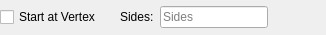
<?xml version="1.0" encoding="UTF-8"?>
<ui version="4.0">
 <class>Form</class>
 <widget class="QWidget" name="Form">
  <property name="windowModality">
   <enum>Qt::NonModal</enum>
  </property>
  <property name="geometry">
   <rect>
    <x>0</x>
    <y>0</y>
    <width>326</width>
    <height>35</height>
   </rect>
  </property>
  <property name="sizePolicy">
   <sizepolicy hsizetype="Fixed" vsizetype="Fixed">
    <horstretch>0</horstretch>
    <verstretch>0</verstretch>
   </sizepolicy>
  </property>
  <property name="minimumSize">
   <size>
    <width>0</width>
    <height>35</height>
   </size>
  </property>
  <property name="maximumSize">
   <size>
    <width>16777215</width>
    <height>35</height>
   </size>
  </property>
  <property name="windowTitle">
   <string>Form</string>
  </property>
  <layout class="QHBoxLayout" name="horizontalLayout_2">
   <property name="spacing">
    <number>0</number>
   </property>
   <property name="leftMargin">
    <number>0</number>
   </property>
   <property name="topMargin">
    <number>0</number>
   </property>
   <property name="rightMargin">
    <number>0</number>
   </property>
   <property name="bottomMargin">
    <number>0</number>
   </property>
   <item>
    <layout class="QHBoxLayout" name="horizontalLayout">
     <item>
      <widget class="QCheckBox" name="chkInscribed">
       <property name="text">
        <string>Start at Vertex</string>
       </property>
      </widget>
     </item>
     <item>
      <spacer name="horizontalSpacer_2">
       <property name="orientation">
        <enum>Qt::Horizontal</enum>
       </property>
       <property name="sizeType">
        <enum>QSizePolicy::Fixed</enum>
       </property>
       <property name="sizeHint" stdset="0">
        <size>
         <width>19</width>
         <height>20</height>
        </size>
       </property>
      </spacer>
     </item>
     <item>
      <widget class="QLabel" name="label">
       <property name="sizePolicy">
        <sizepolicy hsizetype="Minimum" vsizetype="Fixed">
         <horstretch>0</horstretch>
         <verstretch>0</verstretch>
        </sizepolicy>
       </property>
       <property name="text">
        <string>Sides:  </string>
       </property>
      </widget>
     </item>
     <item>
      <widget class="QLineEdit" name="txtSides">
       <property name="toolTip">
        <string>Number of Sides</string>
       </property>
       <property name="placeholderText">
        <string>Sides</string>
       </property>
      </widget>
     </item>
     <item>
      <spacer name="horizontalSpacer">
       <property name="orientation">
        <enum>Qt::Horizontal</enum>
       </property>
       <property name="sizeHint" stdset="0">
        <size>
         <width>40</width>
         <height>20</height>
        </size>
       </property>
      </spacer>
     </item>
    </layout>
   </item>
  </layout>
 </widget>
 <resources/>
 <connections/>
</ui>
